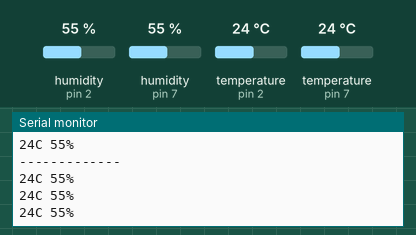
This sketch was run on a simulated Arduino Uno, built with avr-gcc and run on an emulated ATmega328P. Shown: the last lines printed to the serial monitor. Inputs (shaded band) come from the test bench; at power-on: humidity (sensors on pin 2, pin 7) 55 %, temperature (sensors on pin 2, pin 7) 24 °C.

Above: at 3.8 s.
3.9 s: humidity (sensor on pin 2) set to 22 %
At 7.5 s:
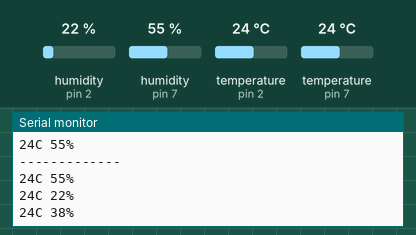
7.9 s: humidity (sensor on pin 7) set to 40 %
At 10.5 s:
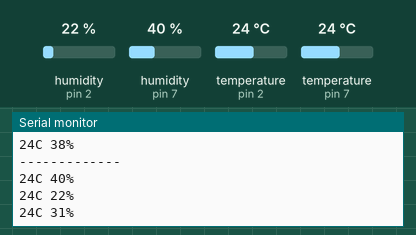
11.9 s: temperature (sensor on pin 2) set to 12 °C
At 13.3 s:
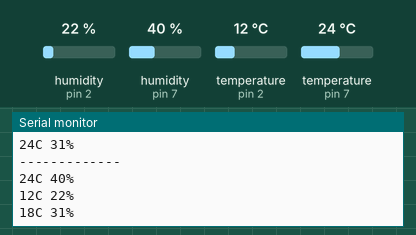
15.9 s: temperature (sensor on pin 7) set to 12 °C
At 19.0 s:
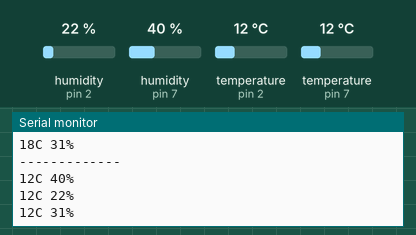
19.9 s: humidity (sensor on pin 2) set to 68 %
At 21.8 s:
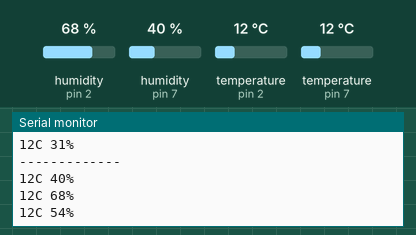
23.9 s: humidity (sensor on pin 7) set to 22 %
At 25.9 s:
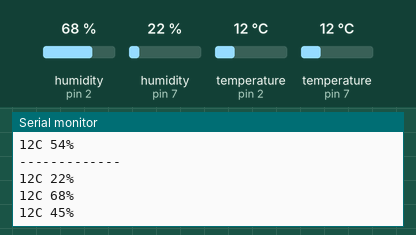
Timing chart, 0 to 27.4 s (numbered marks = the images above; inputs shaded):
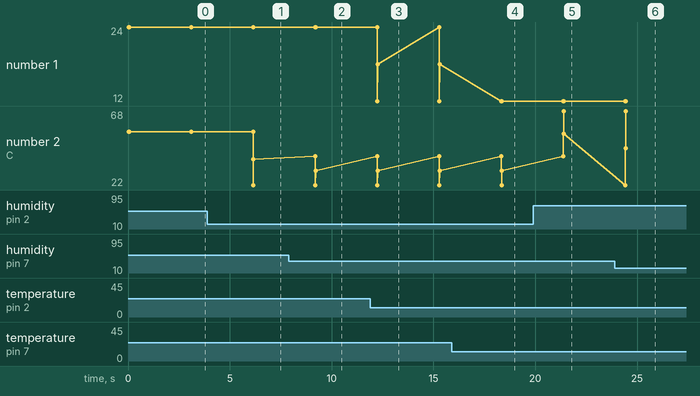

Measured:
- after the input at 3.9 s, the serial monitor: prints a new line after 2.3 s (image 1)
- after the input at 7.9 s, the serial monitor: prints a new line after 1.3 s (image 2)
- after the input at 11.9 s, the serial monitor: prints a new line after 0.35 s (image 3)
- after the input at 15.9 s, the serial monitor: prints a new line after 2.4 s (image 4)
- after the input at 19.9 s, the serial monitor: prints a new line after 1.5 s (image 5)
- after the input at 23.9 s, the serial monitor: prints a new line after 0.53 s (image 6)
- plotted number 1: 24 → 18 after the input at 11.9 s
- plotted number 2: 55 → 38 after the input at 3.9 s, 38 → 31 after the input at 7.9 s, 31 → 54 after the input at 19.9 s, 54 → 45 after the input at 23.9 s

The sketch:

DHT11.ino
```cpp
#include "DHT.h"

#define DHTPIN1 7
#define DHTPIN2 2

#define DHTTYPE DHT11

DHT dht1(DHTPIN1, DHTTYPE);
DHT dht2(DHTPIN2, DHTTYPE);

void setup() {
  Serial.begin(9600);
  Serial.println("DHT11 test!");
  dht1.begin();
  dht2.begin();

}

struct DhtData {
  int temperature;
  int humidity;
};

String get_dht_data_string(int temperature, int humidity){
  String data_string = "";

  if(temperature<10)
    data_string+=0;
  data_string+= temperature;
  data_string+= "C ";

  if(humidity<10)
    data_string+=0;
  data_string+= humidity;
  data_string+= "%";

  return String(data_string);
}


void loop() {
  // DHT
  // DhtData dht1_data = get_dht_data(dht1);
  DhtData dht1_data = {dht1.readTemperature(), dht1.readHumidity()};
  DhtData dht2_data = {dht2.readTemperature(), dht2.readHumidity()};

  Serial.println(get_dht_data_string(
    dht1_data.temperature,  dht1_data.humidity
  ));

  Serial.println(get_dht_data_string(
    dht2_data.temperature,  dht2_data.humidity
  ));

  Serial.println(get_dht_data_string(
    (dht1_data.temperature + dht2_data.temperature) / 2,
    (dht1_data.humidity + dht2_data.humidity) / 2
    ));

  delay(3000); // wait two seconds
  Serial.println("-------------");


}
```
